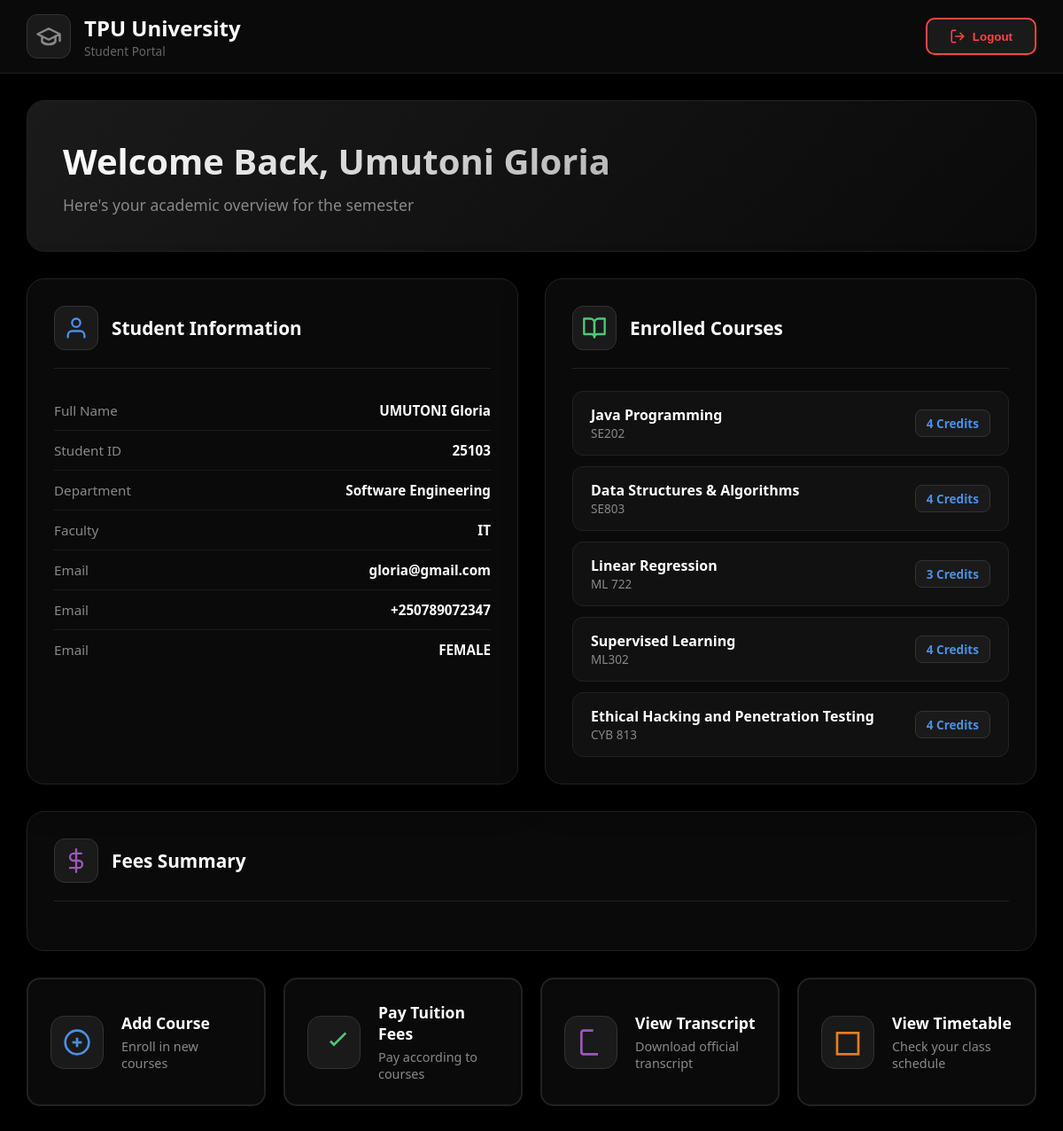
Page / (signed in) on the committed database.
### backend/models.py (models this page shows, shortened)
class Student(models.Model):
    department= models.ForeignKey(Department, on_delete=models.CASCADE, default=1)
    gender_choices= [('male','Male'),('female','Female')]
    user= models.OneToOneField(User, on_delete=models.CASCADE)
    studentID= models.IntegerField(unique=True)
    first_name= models.CharField(max_length=40)
    last_name= models.CharField(max_length=40)
    dateOfBirth= models.DateField()
    email= models.EmailField(unique=True)
    phone= models.CharField(max_length=12)
    gender= models.CharField(max_length=10, choices= gender_choices)
    created_at = models.DateTimeField(default=timezone.now)

class Department(models.Model):
    Faculity= models.ForeignKey(Faculity, on_delete=models.CASCADE)
    DepID= models.CharField(max_length=20,unique=True)
    DepName= models.CharField(max_length=30)

class Faculity(models.Model):
    FaculiryID= models.CharField(max_length=12, unique=True)
    FaculiryName= models.CharField(max_length=20)

class Enrollment(models.Model):
    student= models.ForeignKey(Student,on_delete=models.CASCADE)
    course= models.ForeignKey(Course,on_delete=models.CASCADE)
    enrollDate= models.DateField(auto_now_add=True)
    active= models.BooleanField(default=True)
    class Meta:
        unique_together=('student', 'course')

class Course(models.Model):
    DAY_CHOICES = [
        ('monday', 'Monday'),
        ('tuesday', 'Tuesday'),
        ('wednesday', 'Wednesday'),
        ('thursday', 'Thursday'),
        ('friday', 'Friday'),
    ]
    TIME_CHOICES = [
        ('08:30', '08:30'),
        ('11:30', '11:30'),
        ('14:30', '14:30'),
        ('18:00', '18:00'),
    ]
    department= models.ForeignKey(Department, on_delete=models.CASCADE, null=True, blank=True
    )
    courseCode= models.CharField(max_length=12, unique=True)
    courseName= models.CharField(max_length=45)
    courseDay=  models.CharField(max_length=20, choices=DAY_CHOICES)
    courseTime=  models.CharField(max_length=20, choices=TIME_CHOICES)
    lecturer= models.ManyToManyField(Lecturer, related_name='courses')
    credits= models.PositiveBigIntegerField(default=3)
    room= models.ForeignKey(Room, on_delete=models.SET_NULL, blank=True, null=True)

### backend/views.py (the view)
# urls.py: path('',views.index, name="index"),
@login_required(login_url='signin')
def index(request):
    student= get_object_or_404(Student, user=request.user)
    enrollment= Enrollment.objects.filter(student=student).select_related('course')
    credits= enrollment.aggregate(total=Sum('course__credits'))['total'] or 0
    total_fee= credits * 19200
    finance= Finance.objects.filter(student=student)
    context={'student':student,
             'enrollment':enrollment,
             'total_fee':total_fee,
             'finances':finance}
    return render (request,'school/student.html',context)

### backend/templates/school/student.html (shortened to what this page needs)
<!DOCTYPE html>
<html lang="en">
<head>
</head>
<body>
    {% load humanize %}
    <nav class="navbar">
        <div class="nav-brand">
            <div class="nav-logo">
                <svg viewBox="0 0 24 24" stroke-width="2" stroke-linecap="round" stroke-linejoin="round">
                    <path d="M22 10v6M2 10l10-5 10 5-10 5z"></path>
                    <path d="M6 12v5c3 3 9 3 12 0v-5"></path>
                </svg>
            </div>
            <div class="nav-title">
                <h2>TPU University</h2>
                <p>Student Portal</p>
            </div>
        </div>
        <a href="{% url 'signin' %}" style="text-decoration:none; color:black;">
        <button class="logout-btn" onclick="logout()">
            <svg viewBox="0 0 24 24" stroke-width="2" stroke-linecap="round" stroke-linejoin="round" fill="none" stroke="currentColor">
                <path d="M9 21H5a2 2 0 0 1-2-2V5a2 2 0 0 1 2-2h4"></path>
                <polyline points="16 17 21 12 16 7"></polyline>
                <line x1="21" y1="12" x2="9" y2="12"></line>
            </svg>
            Logout
        </button>
        </a>
    </nav>
    <div class="container">
        <div class="welcome-section">
            <h1>Welcome Back, {{student.first_name}} {{student.last_name}}</h1>
            <p>Here's your academic overview for the semester</p>
        </div>
        <div class="dashboard-grid">
            <div class="info-card">
                <div class="card-header">
                    <div class="card-icon blue">
                        <svg viewBox="0 0 24 24" stroke-width="2" stroke-linecap="round" stroke-linejoin="round">
                            <path d="M20 21v-2a4 4 0 0 0-4-4H8a4 4 0 0 0-4 4v2"></path>
                            <circle cx="12" cy="7" r="4"></circle>
                        </svg>
                    </div>
                    <h3>Student Information</h3>
                </div>
                <div class="info-row">
                    <span class="info-label">Full Name</span>
                    <span class="info-value"> {{student.first_name|upper}} {{student.last_name}}</span>
                </div>
                <div class="info-row">
                    <span class="info-label">Student ID</span>
                    <span class="info-value">{{student.studentID}}</span>
                </div>
                <div class="info-row">
                    <span class="info-label">Department</span>
                    <span class="info-value">{{student.department.DepName}}</span>
                </div>
                <div class="info-row">
                    <span class="info-label">Faculty</span>
                    <span class="info-value">{{student.department.Faculity.FaculiryName}}</span>
                </div>
                <div class="info-row">
                    <span class="info-label">Email</span>
                    <span class="info-value">{{student.email}}</span>
                </div>
                <div class="info-row">
                    <span class="info-label">Email</span>
                    <span class="info-value">{{student.phone}}</span>
                </div>
                <div class="info-row">
                    <span class="info-label">Email</span>
                    <span class="info-value">{{student.gender|upper}}</span>
                </div>
            </div>
            <div class="info-card">
                <div class="card-header">
                    <div class="card-icon green">
                        <svg viewBox="0 0 24 24" stroke-width="2" stroke-linecap="round" stroke-linejoin="round">
                            <path d="M2 3h6a4 4 0 0 1 4 4v14a3 3 0 0 0-3-3H2z"></path>
                            <path d="M22 3h-6a4 4 0 0 0-4 4v14a3 3 0 0 1 3-3h7z"></path>
                        </svg>
                    </div>
                    <h3>Enrolled Courses</h3>
                </div>
                <div class="course-list">
                {% for enroll in enrollment %}
                    <div class="course-item">
                        <div>
                            <div class="course-name">{{enroll.course.courseName}}</div>
                            <div class="course-code">{{enroll.course.courseCode}}</div>
                        </div>
                        <div class="course-credits">{{enroll.course.credits}} Credits</div>
                    </div>
                {%endfor%}
                </div>
            </div>
        </div>
        <div class="info-card">
            <div class="card-header">
                <div class="card-icon purple">
                    <svg viewBox="0 0 24 24" stroke-width="2" stroke-linecap="round" stroke-linejoin="round">
                        <line x1="12" y1="1" x2="12" y2="23"></line>
                        <path d="M17 5H9.5a3.5 3.5 0 0 0 0 7h5a3.5 3.5 0 0 1 0 7H6"></path>
                    </svg>
                </div>
                <h3>Fees Summary</h3>
            </div>
        </div>
<div class="action-buttons">
    <a href="{% url 'add_course' %}" class="action-btn blue" style="text-decoration:none">
        <div class="action-icon">
            <svg viewBox="0 0 24 24" stroke-width="2">
                <circle cx="12" cy="12" r="10"></circle>
                <line x1="12" y1="8" x2="12" y2="16"></line>
                <line x1="8" y1="12" x2="16" y2="12"></line>
            </svg>
        </div>
        <div class="action-content">
            <h4>Add Course</h4>
            <p>Enroll in new courses</p>
        </div>
    </a>
    <a href="{% url 'pay_fees' %}" class="action-btn green" style="text-decoration:none">
        <div class="action-icon">
            <svg viewBox="0 0 24 24" stroke-width="2">
                <polyline points="9 11 12 14 22 4"></polyline>
            </svg>
        </div>
        <div class="action-content">
            <h4>Pay Tuition Fees</h4>
            <p>Pay according to courses</p>
        </div>
    </a>
    <a href="{% url 'transc' %}" class="action-btn purple" style="text-decoration:none">
        <div class="action-icon">
            <svg viewBox="0 0 24 24" stroke-width="2">
                <path d="M14 2H6a2 2 0 0 0-2 2v16a2 2 0 0 0 2 2h12"></path>
            </svg>
        </div>
        <div class="action-content">
            <h4>View Transcript</h4>
            <p>Download official transcript</p>
        </div>
    </a>
    <a href="{% url 'fees' %}" class="action-btn orange" style="text-decoration:none">
        <div class="action-icon">
            <svg viewBox="0 0 24 24" stroke-width="2">
                <rect x="3" y="4" width="18" height="18"></rect>
            </svg>
        </div>
        <div class="action-content">
            <h4>View Timetable</h4>
            <p>Check your class schedule</p>
        </div>
    </a>
</div>
</body>
</html>

### backend/templates/school/student.html (style rules this page uses)
* { margin: 0; padding: 0; box-sizing: border-box; }
body { font-family: 'Segoe UI', Tahoma, Geneva, Verdana, sans-serif; background: #000000; min-height: 100vh; color: #fff; }
.navbar { background: #0a0a0a; border-bottom: 1px solid #222; padding: 15px 30px; display: flex; justify-content: space-between; align-items: center; box-shadow: 0 4px 20px rgba(0, 0, 0, 0.8); position: sticky; top: 0; z-index: 100; }
.nav-brand { display: flex; align-items: center; gap: 15px; }
.nav-logo { width: 50px; height: 50px; background: #1a1a1a; border-radius: 12px; display: flex; align-items: center; justify-content: center; border: 1px solid #333; }
.nav-logo svg { width: 30px; height: 30px; fill: none; stroke: #888; }
.nav-title h2 { color: #fff; font-size: 1.5rem; }
.nav-title p { color: #666; font-size: 0.85rem; }
.logout-btn { padding: 10px 25px; background: #1a1a1a; border: 2px solid #ff4444; border-radius: 10px; color: #ff4444; font-weight: 600; cursor: pointer; transition: all 0.3s ease; display: flex; align-items: center; gap: 8px; }
.logout-btn svg { width: 18px; height: 18px; }
.container { max-width: 1400px; margin: 0 auto; padding: 30px; }
.welcome-section { background: linear-gradient(135deg, #1a1a1a 0%, #0a0a0a 100%); border-radius: 20px; padding: 40px; margin-bottom: 30px; border: 1px solid #222; box-shadow: 0 10px 40px rgba(0, 0, 0, 0.8); }
.welcome-section h1 { font-size: 2.5rem; margin-bottom: 10px; background: linear-gradient(135deg, #fff 0%, #888 100%); -webkit-background-clip: text; -webkit-text-fill-color: transparent; background-clip: text; }
.welcome-section p { color: #888; font-size: 1.1rem; }
.dashboard-grid { display: grid; grid-template-columns: 1fr 1fr; gap: 30px; margin-bottom: 30px; }
.info-card { background: #0a0a0a; border-radius: 20px; padding: 30px; border: 1px solid #222; box-shadow: 0 10px 40px rgba(0, 0, 0, 0.8); transition: all 0.3s ease; }
.card-header { display: flex; align-items: center; gap: 15px; margin-bottom: 25px; padding-bottom: 20px; border-bottom: 1px solid #222; }
.card-icon { width: 50px; height: 50px; border-radius: 12px; display: flex; align-items: center; justify-content: center; background: #1a1a1a; border: 1px solid #333; }
.card-icon svg { width: 28px; height: 28px; fill: none; }
.card-icon.blue svg { stroke: #4A90E2; }
.card-icon.green svg { stroke: #50C878; }
.card-icon.purple svg { stroke: #9B59B6; }
.card-header h3 { color: #fff; font-size: 1.3rem; }
.info-row { display: flex; justify-content: space-between; padding: 12px 0; border-bottom: 1px solid #1a1a1a; }
.info-row:last-child { border-bottom: none; }
.info-label { color: #888; font-size: 0.95rem; }
.info-value { color: #fff; font-weight: 600; font-size: 0.95rem; }
.course-list { display: flex; flex-direction: column; gap: 12px; }
.course-item { background: #111; padding: 15px 20px; border-radius: 12px; border: 1px solid #222; display: flex; justify-content: space-between; align-items: center; transition: all 0.3s ease; }
.course-name { color: #fff; font-weight: 600; }
.course-code { color: #888; font-size: 0.85rem; }
.course-credits { background: #1a1a1a; padding: 5px 12px; border-radius: 8px; color: #4A90E2; font-size: 0.85rem; font-weight: 600; border: 1px solid #333; }
.action-buttons { display: grid; grid-template-columns: repeat(auto-fit, minmax(250px, 1fr)); gap: 20px; margin-top: 30px; }
.action-btn { background: #0a0a0a; border: 2px solid #222; border-radius: 15px; padding: 25px; display: flex; align-items: center; gap: 20px; cursor: pointer; transition: all 0.3s ease; box-shadow: 0 5px 20px rgba(0, 0, 0, 0.5); }
.action-icon { width: 60px; height: 60px; border-radius: 15px; display: flex; align-items: center; justify-content: center; background: #1a1a1a; border: 1px solid #333; flex-shrink: 0; }
.action-icon svg { width: 32px; height: 32px; fill: none; }
.action-btn.blue .action-icon svg { stroke: #4A90E2; }
.action-btn.green .action-icon svg { stroke: #50C878; }
.action-btn.purple .action-icon svg { stroke: #9B59B6; }
.action-btn.orange .action-icon svg { stroke: #E67E22; }
.action-content h4 { color: #fff; font-size: 1.1rem; margin-bottom: 5px; }
.action-content p { color: #888; font-size: 0.9rem; }

### rows in the picture
Student: first_name "Umutoni", last_name "Gloria", first_name "UMUTONI", studentID "25103", department.DepName "Software Engineering", department.Faculity.FaculiryName "IT", email "gloria@gmail.com", phone "+250789072347", gender "FEMALE"
Enrollment: course.courseName "Java Programming", course.courseCode "SE202", course.credits "4"
Enrollment: course.courseName "Data Structures & Algorithms", course.courseCode "SE803", course.credits "4"
Enrollment: course.courseName "Linear Regression", course.courseCode "ML 722", course.credits "3"
Enrollment: course.courseName "Supervised Learning", course.courseCode "ML302", course.credits "4"
Enrollment: course.courseName "Ethical Hacking and Penetration Testing", course.courseCode "CYB 813", course.credits "4"
